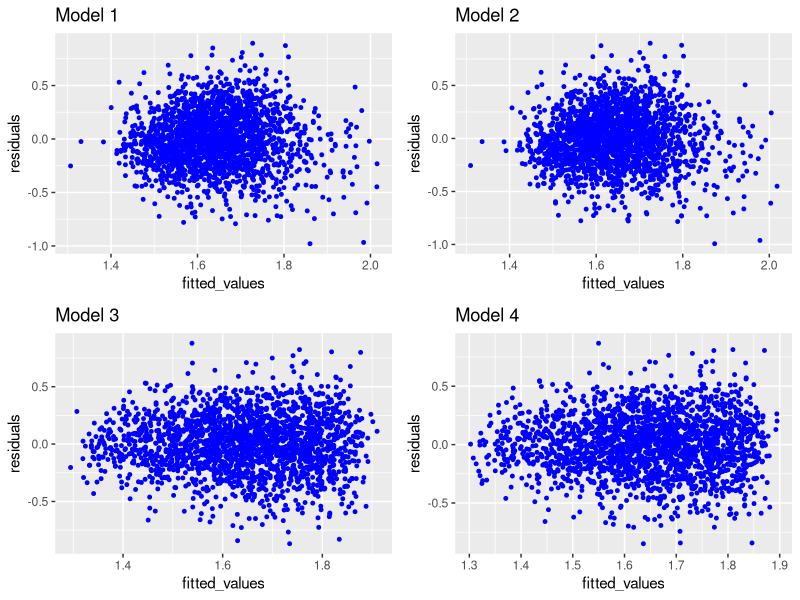
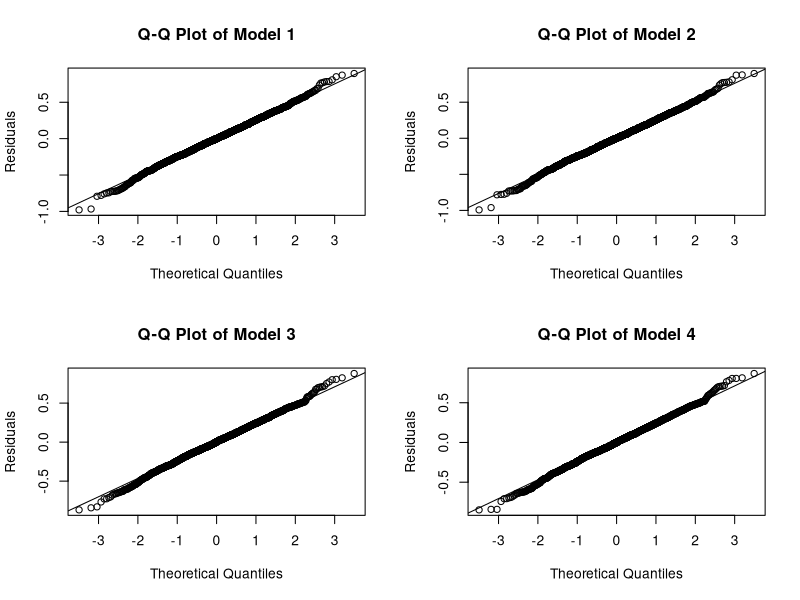
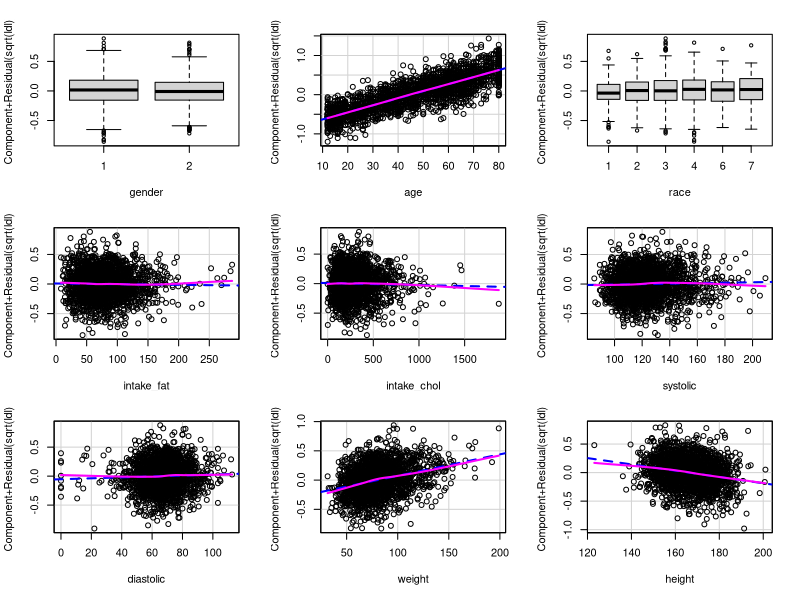
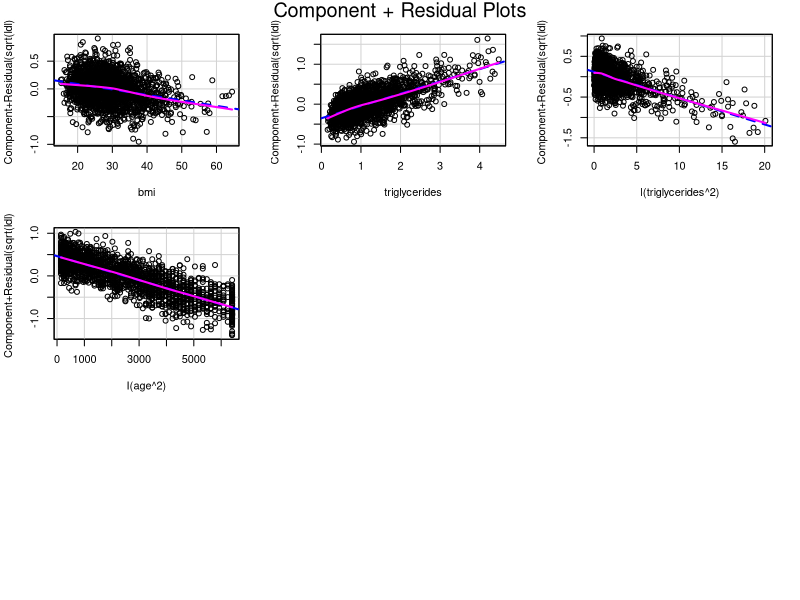
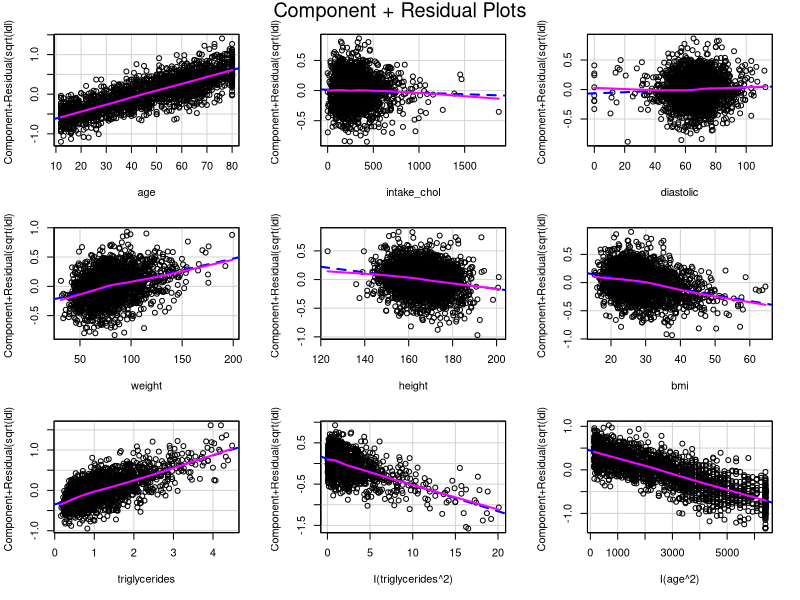
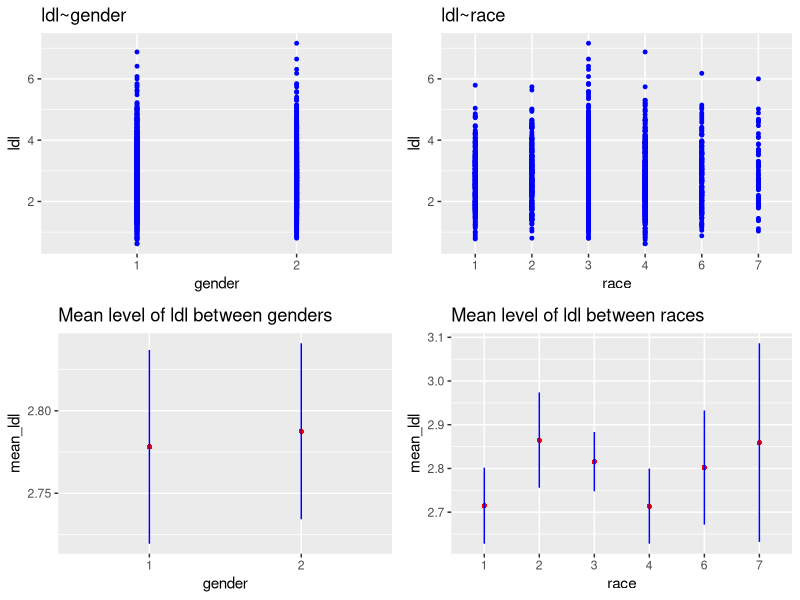

The R script that drew these images, in order:
## Additional Analysis
## Some extra graphs

## load the packages
library(lme4)
library(data.table)
library(foreign)
library(MASS)
library(car)
library(ggplot2)
library(gridExtra)

## set the working directory
setwd("/Users/lihuayu/Documents/UMich-New Start/506/Project")

## Read the cleaned data; after reading, we remove the seqn variable, 
## and set gender and race as factor variables
Data=fread('Final.csv')
DT=Data[,.(gender=as.factor(gender),age,race=as.factor(race),intake_fat,intake_chol,
           systolic,diastolic,ldl,triglycerides,weight,height,bmi)]


## Some regression models in the former file
L2=lm(sqrt(ldl)~.,data=DT)
L3=step(L2,direction='backward')
L4=lm(sqrt(ldl)~gender+age+race+intake_fat+intake_chol+systolic+diastolic+
        weight+height+bmi+triglycerides+I(triglycerides^2)+I(age^2),data=DT)
L5=step(L4,direction='backward')

## Graph 1: Some Diagnosis upon these models
### F1: Checking error assumptions--residual plots
R1=data.table(fitted_values=L2$fitted.values,residuals=L2$residuals)
R2=data.table(fitted_values=L3$fitted.values,residuals=L3$residuals)
R3=data.table(fitted_values=L4$fitted.values,residuals=L4$residuals)
R4=data.table(fitted_values=L5$fitted.values,residuals=L5$residuals)
rs1=ggplot(R1,aes(x=fitted_values,y=residuals))+geom_point(size=1,colour='blue')+
  labs(title='Model 1')
rs2=ggplot(R2,aes(x=fitted_values,y=residuals))+geom_point(size=1,colour='blue')+
  labs(title='Model 2')
rs3=ggplot(R3,aes(x=fitted_values,y=residuals))+geom_point(size=1,colour='blue')+
  labs(title='Model 3')
rs4=ggplot(R4,aes(x=fitted_values,y=residuals))+geom_point(size=1,colour='blue')+
  labs(title='Model 4') 
grid.arrange(rs1,rs2,rs3,rs4,nrow=2)
  
## Graph 2: QQ-plots of the models
par(mfrow=c(2,2))
qqnorm(R1$residuals, ylab="Residuals",main='Q-Q Plot of Model 1')
qqline(R1$residuals)
qqnorm(R2$residuals, ylab="Residuals",main='Q-Q Plot of Model 2')
qqline(R2$residuals)
qqnorm(R3$residuals, ylab="Residuals",main='Q-Q Plot of Model 3')
qqline(R3$residuals)
qqnorm(R4$residuals, ylab="Residuals",main='Q-Q Plot of Model 4')
qqline(R4$residuals)

## Graph 3: Partial Residual Plots upon Model 3 and 4
crPlots(L4,layout=c(3,3))
crPlots(L5)

## Graph 4: Relationships between ldl and gender/race.  We have the mean level of
## ldl between different gender and race (For CI, we will use the JackKnife 
## standard error.)
Mean_JK = function(x){
  lx=length(x)
  MX=matrix(rep(x,rep(lx-1,lx)),ncol=lx,byrow=TRUE)
  theta=colMeans(MX)
  mean_theta=mean(theta)
  std_theta={(lx-1)/lx*sum((theta-mean_theta)^2)}^(1/2)
  std_theta
}

Gend=DT[,.(gender,ldl)]
Race=DT[,.(race,ldl)]
MG=Gend[,.(mean_ldl=mean(ldl),l_ldl=mean(ldl)+qnorm(0.025)*Mean_JK(ldl),
           r_ldl=mean(ldl)+qnorm(0.975)*Mean_JK(ldl)),by=gender]
MR=Race[,.(mean_ldl=mean(ldl),l_ldl=mean(ldl)+qnorm(0.025)*Mean_JK(ldl),
           r_ldl=mean(ldl)+qnorm(0.975)*Mean_JK(ldl)),by=race]

gend=ggplot(Gend,aes(x=gender,y=ldl))+geom_point(size=1,colour='blue')+
  labs(title='ldl~gender')
race=ggplot(Race,aes(x=race,y=ldl))+geom_point(size=1,colour='blue')+
  labs(title='ldl~race') 
mean_gend=ggplot(MG,aes(x=gender,y=mean_ldl))+geom_point(shape=16,col='red')+
  geom_segment(data=MG,mapping=aes(x=gender,xend=gender,y=l_ldl,yend=r_ldl),
               col='blue')+
  labs(title = 'Mean level of ldl between genders')
mean_race=ggplot(MR,aes(x=race,y=mean_ldl))+geom_point(shape=16,col='red')+
  geom_segment(data=MR,mapping=aes(x=race,xend=race,y=l_ldl,yend=r_ldl),
               col='blue')+
  labs(title = 'Mean level of ldl between races')

grid.arrange(gend,race,mean_gend,mean_race,nrow=2)  











